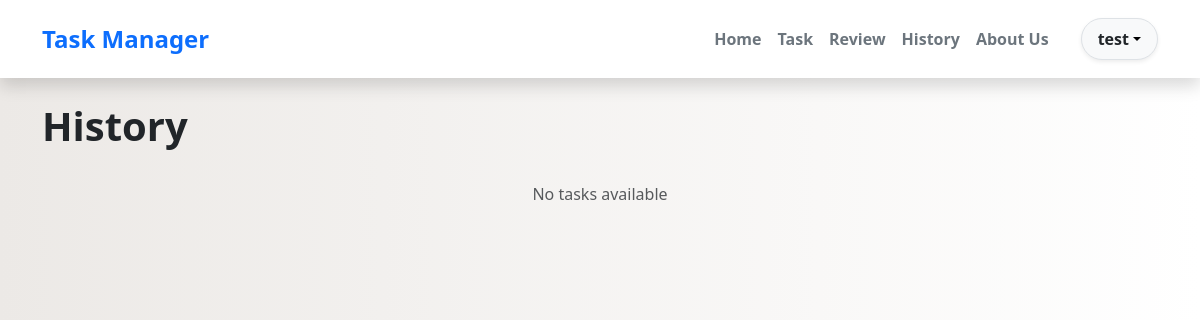
The page /history (signed in) on the database as committed earlier.
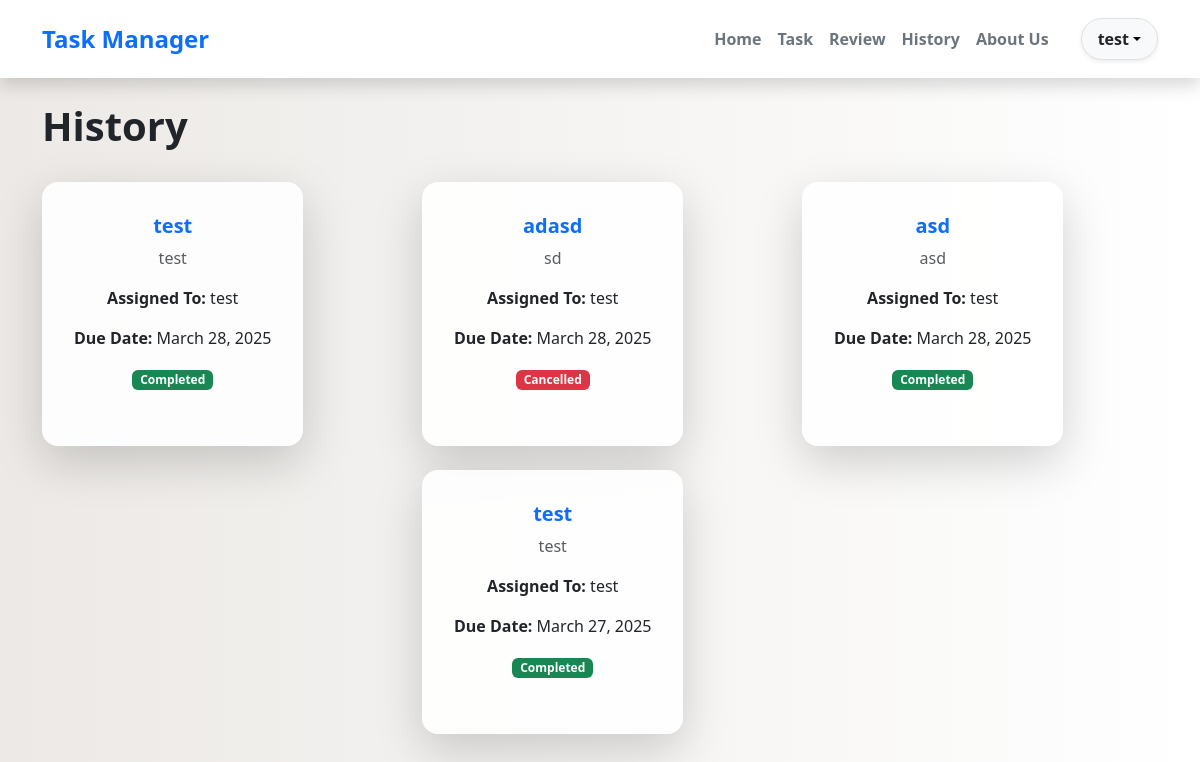
The same page on the database as committed later.
### task/models.py (models this page shows, shortened)
class Task(models.Model):
    STATUS_CHOICES = [
        ('To-Do', 'To-Do'),
        ('In-Progress', 'In-Progress'),
        ('Review', 'Review'),
        ('Completed', 'Completed'),
        ("Cancelled", "Cancelled"),
    ]
    name = models.CharField(max_length=255)
    description = models.TextField()
    assigned_to = models.ForeignKey(User, on_delete=models.CASCADE, related_name="tasks")
    status = models.CharField(max_length=20, choices=STATUS_CHOICES, default='To-Do')
    due_date = models.DateField()
    created_at = models.DateTimeField(auto_now_add=True)
    updated_at = models.DateTimeField(auto_now=True)

### task/views.py (the view)
# urls.py: path('history', views.history, name='history'),
@login_required
def history(request):
    if request.user.is_superuser:
        tasks = Task.objects.filter(status__in=["Completed", "Cancelled"])
    else:
        tasks = Task.objects.filter(assigned_to=request.user, status__in=["Completed", "Cancelled"])
    return render(request, 'history.html', {"tasks": tasks})

### templates/history.html (shortened to what this page needs)
{% extends '_partials/base.html' %}
{% load static %}
{% block body %}
<div class="container my-4">
    <div class="d-flex justify-content-between align-items-center mb-4">
        <h1 class="fw-bold">History</h1>
    </div>
    <div class="row justify-content-center">
        {% for task in tasks %}
        <div class="col-md-6 col-lg-4 mb-4 d-flex align-items-stretch">
            <div class="card shadow-lg border-0 rounded-4 p-3" style="background: rgba(255, 255, 255, 0.9);">
                <div class="card-body text-center">
                    <h5 class="card-title fw-bold text-primary">{{ task.name }}</h5>
                    <p class="card-text text-muted">{{ task.description }}</p>
                    <p><strong>Assigned To:</strong> {{ task.assigned_to }}</p>
                    <p><strong>Due Date:</strong> {{ task.due_date }}</p>
                    <span class="badge
                        {% if task.status == 'To-Do' %} bg-secondary
                        {% elif task.status == 'In-Progress' %} bg-warning text-dark
                        {% elif task.status == 'Review' %} bg-info
                        {% elif task.status == 'Completed' %} bg-success
                        {% elif task.status == 'Cancelled' %} bg-danger
                        {% endif %}">
                        {{ task.status }}
                    </span>
                </div>
            </div>
        </div>
        {% empty %}
        <div class="col-12 text-center text-muted">
            <p>No tasks available</p>
        </div>
        {% endfor %}
    </div>
</div>
{% endblock %}

Rows that differ between the two databases and show on the page:
added Task: name "test", description "test", assigned_to "test", due_date "March 28, 2025", status "Completed"
added Task: name "adasd", description "sd", assigned_to "test", due_date "March 28, 2025", status "Cancelled"
added Task: name "asd", description "asd", assigned_to "test", due_date "March 28, 2025", status "Completed"
added Task: name "test", description "test", assigned_to "test", due_date "March 27, 2025", status "Completed"
Other text that changed with them:
text no longer shown: "No tasks available"
